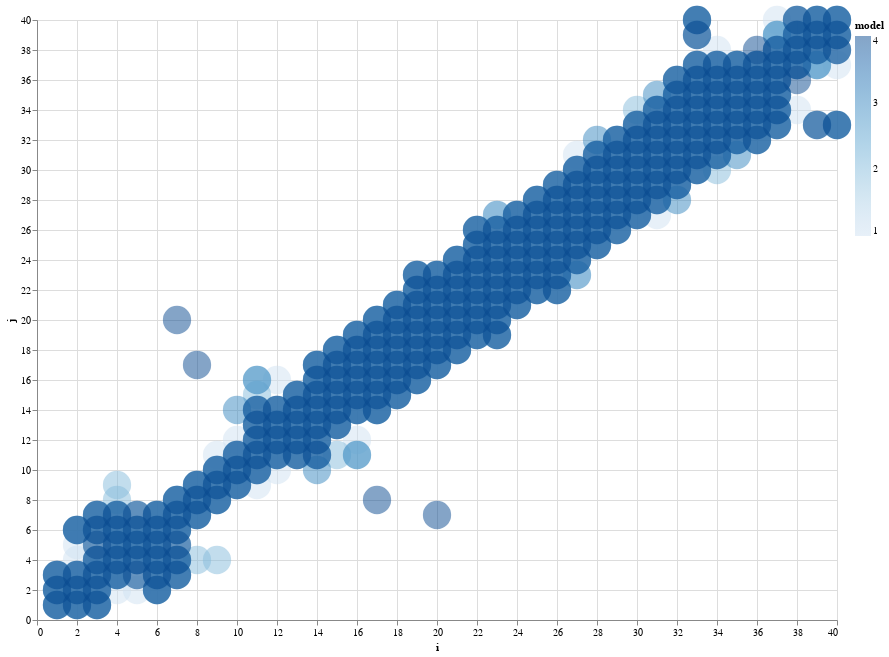

The notebook cell this image was saved under:
### Code cell
data

alt.Chart(data).mark_point(filled=True, size=800, opacity=0.5).encode(
    x='i',
    y='j',
    color='model'
).properties(
    width=800,
    height=600
)

### Figure 1 — Vega-Lite specification as saved in the notebook (floating-point values rounded to 4 significant figures; data arrays with more than 128 entries replaced by an {"elided": "..."} marker saying what was removed)
{"config": {"view": {"continuousWidth": 400, "continuousHeight": 300}}, "data": {"name": "data-9a25a3f20cdee7162a8dcedfc755b1c5"}, "mark": {"type": "point", "filled": true, "opacity": 0.5, "size": 800}, "encoding": {"color": {"type": "quantitative", "field": "model"}, "x": {"type": "quantitative", "field": "i"}, "y": {"type": "quantitative", "field": "j"}}, "height": 600, "width": 800, "$schema": "https://vega.github.io/schema/vega-lite/v4.8.1.json", "datasets": {"data-9a25a3f20cdee7162a8dcedfc755b1c5": {"elided": "984 records"}}}
